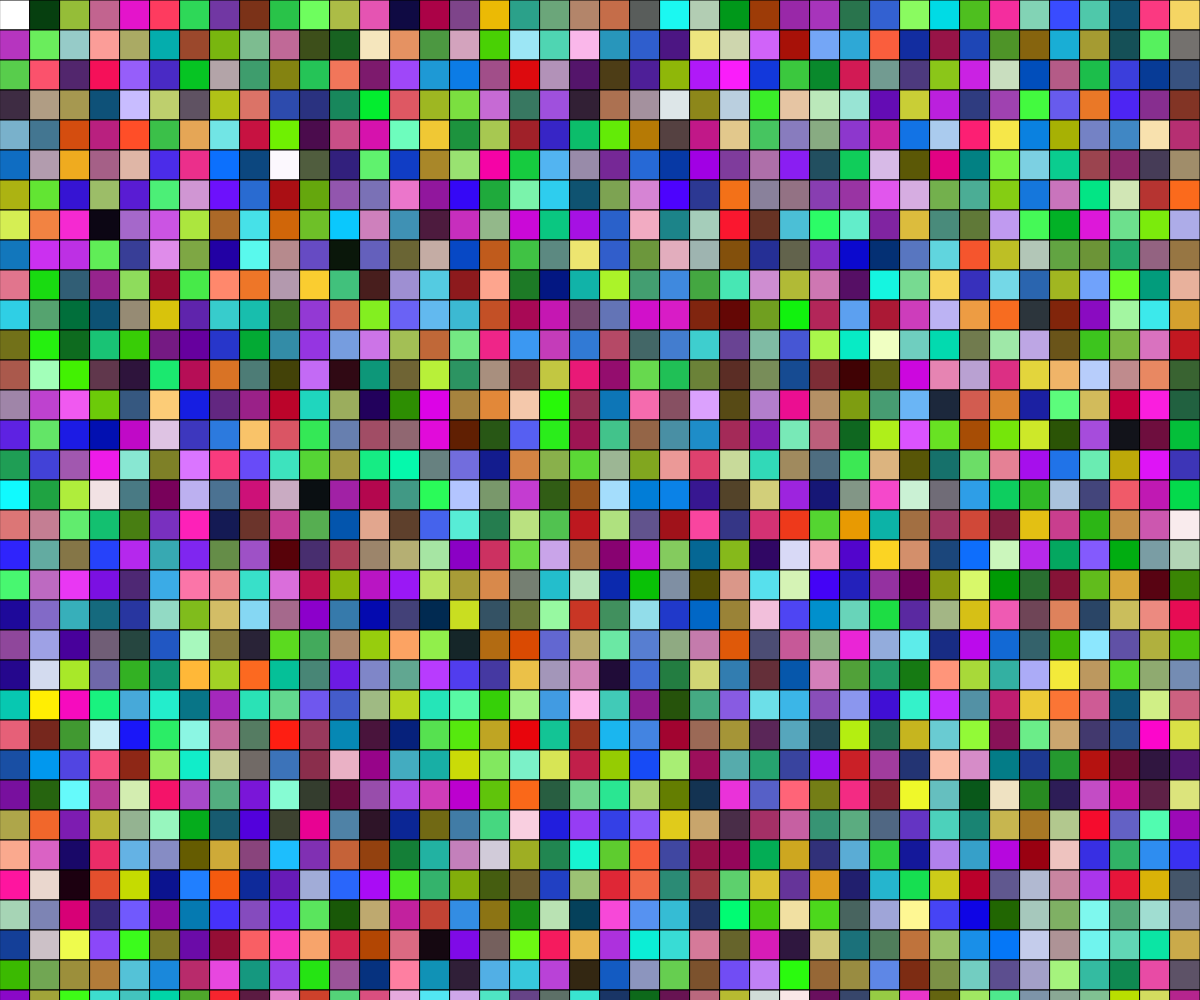
Frame 1 (no input)
Frame 60 (no input): identical to frame 1, image omitted
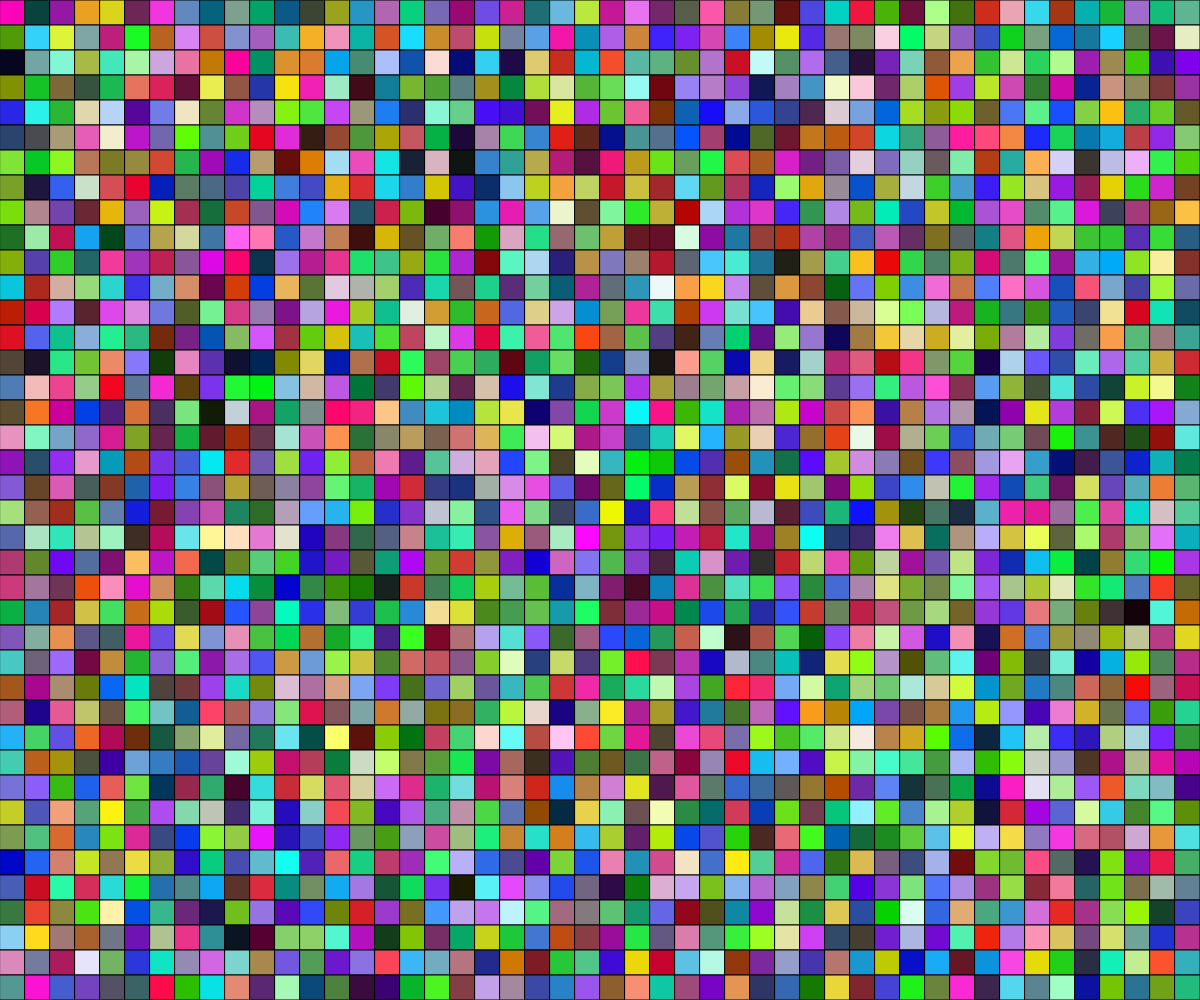
Frame 120 (the mouse pressed at the canvas centre since frame 60)

The p5.js sketch that drew these frames (run headless with seeded random() and noise() and a simulated clock; from frame 60 on, the mouse is pressed at the canvas centre):

// p5.js sketch
// ── sketch.js
// Multi Color Grid
// Austin Nicholson
// October 3rd
//
// Extra for Experts:
// - describe what you did to take this project "above and beyond"

let x, y; //Global Varuiables
let gridSpacing = 30;


function setup() {
  createCanvas(windowWidth, windowHeight);
  document.addEventListener("contextmenu", event => event.preventDefault()); //Right Click Disabler
  drawGrid(); //Draws Grid For First Time
}

function drawGrid(){ 
  for (let x = 0; x < width; x = x + gridSpacing){ //Draws Squares in X and Y direction by gridSpacing
    for(let y = 0; y < height; y = y + gridSpacing){
      square(x, y, gridSpacing);
      fill(random(0, 255), random(0,255), random(0, 255)); //Makes Random Square and Random Color
      

    }
  }
}  


function mousePressed() {
  if(mouseButton===LEFT){ //When Left Mouse Clicked Grid Spacing Gets - by 5
    gridSpacing = gridSpacing - 5;
  }

  else if(mouseButton===RIGHT){
    gridSpacing = gridSpacing + 5; //Same as Left Except + 5
  }
  drawGrid(); //Redraws Grid

}



 
function draw() {
  if(keyIsPressed===true){ //When Key Pressed resets Board
    drawGrid();
  }


}
